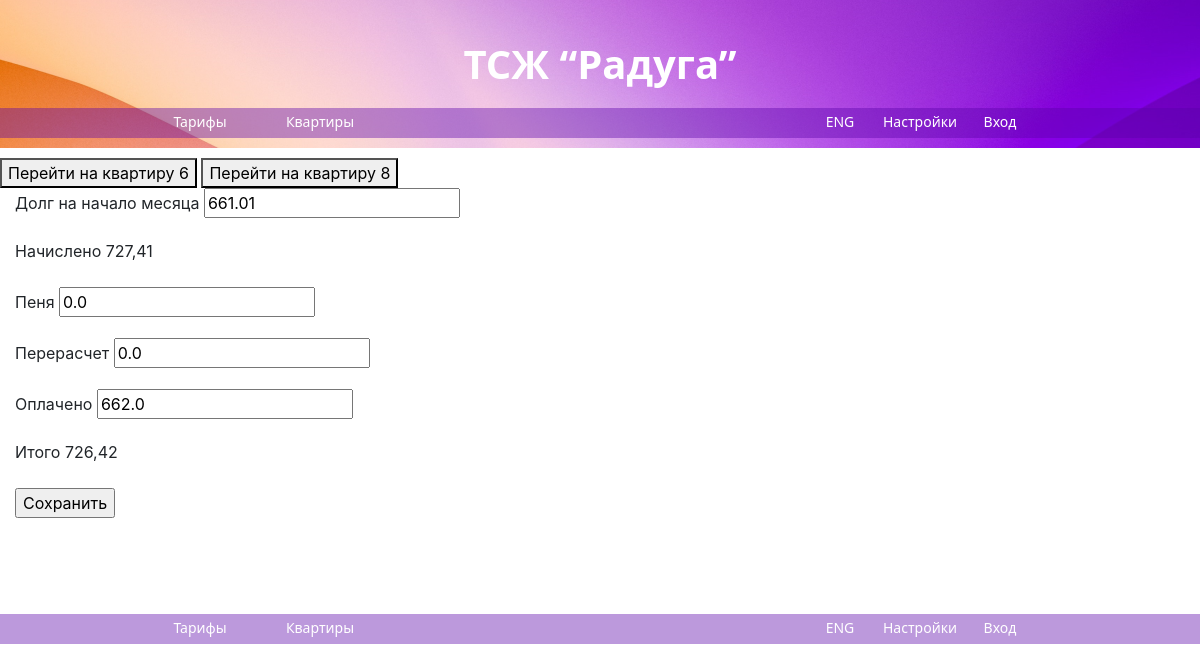
Page /repair/edit/7/ on the committed database.
### repair/models.py (models this page shows)
class CapitalRepair(models.Model):
    debt = models.FloatField(null=True, blank=True)
    fine = models.FloatField(null=True, blank=True)
    paid = models.FloatField(null=True, blank=True)
    recalculation = models.FloatField(null=True, blank=True)
    serialNumber = models.ForeignKey(to=Apartment, on_delete=models.CASCADE)
    def accrued(self):
        apartment_detail = ApartmentDetail.objects.get(serialNumber=self.serialNumber)
        tariff = Tariff.objects.get(id=apartment_detail.tariff_id)
        return round(apartment_detail.totalArea * tariff.capital_repair, 2)
    def total(self):
        total = self.accrued() + self.debt + self.fine - self.paid - self.recalculation
        return round(total, 2)

### main/models.py (models this page shows)
class Apartment(models.Model):
    owner = models.CharField(max_length=200)
    serialNumber = models.IntegerField()
    def __str__(self):
        return str(self.serialNumber)

class ApartmentDetail(models.Model):
    registredQt = models.IntegerField()
    livedQt = models.IntegerField()
    totalArea = models.FloatField()
    personalAccount = models.IntegerField()
    serialNumber = models.ForeignKey(to=Apartment, on_delete=models.CASCADE)
    tariff = models.ForeignKey(to=Tariff, on_delete=models.DO_NOTHING, null=True, blank=True)
    account_number = models.CharField(max_length=200)

### tariff/models.py (models this page shows, shortened)
class Tariff(models.Model):
    name = models.CharField(max_length=200)
    maintenance = models.FloatField(null=True, blank=True)
    heating = models.FloatField(null=True, blank=True)
    heating_rub = models.FloatField(null=True, blank=True)
    hot_water = models.FloatField(null=True, blank=True)
    hot_water_odn = models.FloatField(null=True, blank=True)
    cold_water = models.FloatField(null=True, blank=True)
    cold_water_odn = models.FloatField(null=True, blank=True)
    sewage = models.FloatField(null=True, blank=True)
    sewage_odn = models.FloatField(null=True, blank=True)
    solid_waste = models.FloatField(null=True, blank=True)
    electricity = models.FloatField(null=True, blank=True)
    lift = models.FloatField(null=True, blank=True)
    electricity_odn = models.FloatField(null=True, blank=True)
    capital_repair = models.FloatField(null=True, blank=True, default=0)
    class Meta:
        verbose_name = 'tariff'
        verbose_name_plural = 'tariffs'

### repair/views.py (the view)
# urls.py: path('edit/<int:pk>/', RepairUpdateView.as_view(), name='repair_edit'),
class RepairUpdateView(RepairBaseView, TitleMixin, UpdateView):
    template_name = 'repair/edit.html'
    def get_context_data(self, **kwargs):
        context = super(RepairUpdateView, self).get_context_data(**kwargs)
        context['title'] = f'Капитальный ремонт квартира № {self.object.id}'
        context['prev_url'] = f"/repair/edit/{self.object.id - 1}"
        context['next_url'] = f"/repair/edit/{self.object.id + 1}"
        context['page_num'] = self.object.id
        return context

### common/views.py (called while the page is built)
    def get_context_data(self, **kwargs):
        context = super(TitleMixin, self).get_context_data(**kwargs)
        context['title'] = self.title
        return context

### repair/templates/repair/edit.html (shortened to what this page needs)
{% extends 'main/base.html' %}
{% block content %}
    <div class="row">
        <div class="col-md-6">
          <button onclick="window.location.href = '{{ prev_url }}';">Перейти на квартиру {{ page_num|add:-1 }}</button>
          <button onclick="window.location.href = '{{ next_url }}';">Перейти на квартиру {{ page_num|add:1 }}</button>
        </div>
    </div>
    <div class="col-md-6">
      <form method="post">
        <div class="form-group">
          <label for="{{ form.debt.id_for_label }}">Долг на начало месяца</label>
          {{ form.debt }}
        </div>
        <div class="form-group">
          <label>Начислено</label>
          {{ object.accrued }}
        </div>
        <div class="form-group">
          <label for="{{ form.fine.id_for_label }}">Пеня</label>
          {{ form.fine }}
        </div>
        <div class="form-group">
          <label for="{{ form.recalculation.id_for_label }}">Перерасчет</label>
          {{ form.recalculation }}
        </div>
        <div class="form-group">
          <label for="{{ form.paid.id_for_label }}">Оплачено</label>
          {{ form.paid }}
        </div>
        <div class="form-group">
          <label>Итого</label>
          {{ object.total }}
        </div>
        <input type="submit" value="Сохранить">
      </form>
    </div>
{% endblock %}

### rows in the picture
CapitalRepair: debt "661.01", accrued "727,41", fine "0.0", recalculation "0.0", paid "662.0", total "726,42"

### other values in the picture
{{ page_num|add:-1 }} "6"
{{ page_num|add:1 }} "8"
